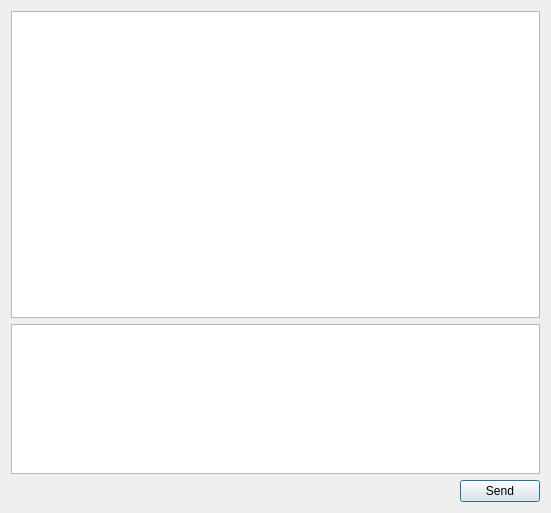
<?xml version="1.0" encoding="UTF-8"?>
<ui version="4.0">
 <class>ConversationDialog</class>
 <widget class="QDialog" name="ConversationDialog">
  <property name="geometry">
   <rect>
    <x>0</x>
    <y>0</y>
    <width>551</width>
    <height>513</height>
   </rect>
  </property>
  <property name="windowTitle">
   <string>Dialog</string>
  </property>
  <layout class="QGridLayout" name="gridLayout">
   <item row="0" column="0" colspan="2">
    <widget class="QTextEdit" name="incomingEdit">
     <property name="readOnly">
      <bool>true</bool>
     </property>
    </widget>
   </item>
   <item row="1" column="0" colspan="2">
    <widget class="QTextEdit" name="outcomingEdit">
     <property name="minimumSize">
      <size>
       <width>0</width>
       <height>150</height>
      </size>
     </property>
     <property name="maximumSize">
      <size>
       <width>16777215</width>
       <height>150</height>
      </size>
     </property>
    </widget>
   </item>
   <item row="2" column="0">
    <spacer name="horizontalSpacer">
     <property name="orientation">
      <enum>Qt::Horizontal</enum>
     </property>
     <property name="sizeHint" stdset="0">
      <size>
       <width>449</width>
       <height>20</height>
      </size>
     </property>
    </spacer>
   </item>
   <item row="2" column="1">
    <widget class="QPushButton" name="sendButton">
     <property name="text">
      <string>Send</string>
     </property>
    </widget>
   </item>
  </layout>
 </widget>
 <resources/>
 <connections/>
</ui>
